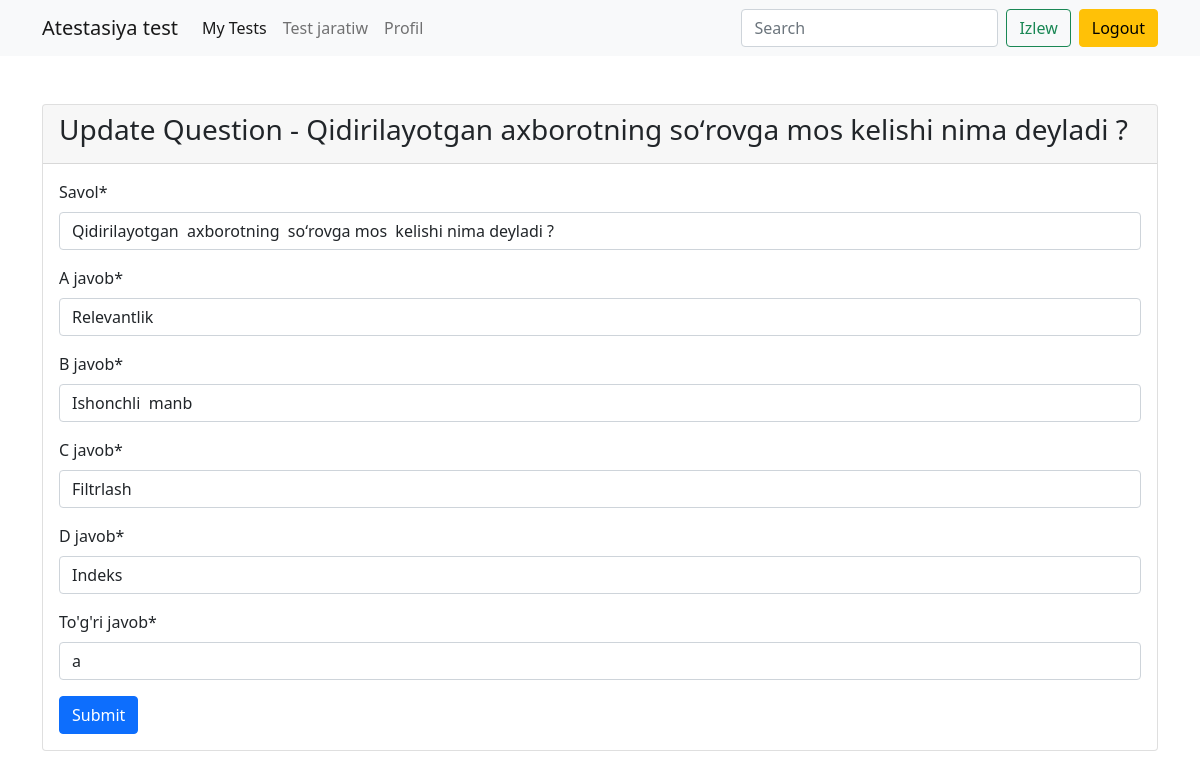
The page /update-question/3/ (signed in) on the database its author committed.
### main/models.py (models this page shows, shortened)
class Question(models.Model):
    test = models.ForeignKey(Test, on_delete=models.CASCADE, related_name='questions')
    question = models.CharField(max_length=400, verbose_name="savol")
    answer_a = models.CharField(max_length=250, verbose_name="a javob")
    answer_b = models.CharField(max_length=250, verbose_name="b javob")
    answer_c = models.CharField(max_length=250, verbose_name="c javob")
    answer_d = models.CharField(max_length=250, verbose_name="d javob")
    true_answer = models.CharField(max_length=250, verbose_name="to'g'ri javob")
    class Meta:
        verbose_name = "Savol"
        verbose_name_plural = "Savollar"

### main/views.py (the view, shortened to what this page needs)
# urls.py: path("update-question/<int:question_id>/", update_question, name="update_question"),
@login_required(login_url="login")
def update_question(request, question_id):
    question = Question.objects.get(id=question_id)
    user = request.user
    author = question.test.author
    if user == author:
        form = QuestionForm(instance=question)
        return render(request, "update_question.html", {"form":form, "question":question})
    else:
        messages.error(request, "Bu savol sizga tegishli emas!")
        return redirect('index')

### main/forms.py
class QuestionForm(ModelForm):
    class Meta:
        model = Question
        fields = ["question", "answer_a", "answer_b", "answer_c", "answer_d", "true_answer"]

### templates/update_question.html (shortened to what this page needs)
{% extends "base.html" %}
{% load crispy_forms_tags %}
{% block content %}
    <div class="card mt-5">
        <div class="card-header">
            <h3>Update Question - {{question.question}}</h3>
        </div>
        <div class="card-body">
            <form  method="post">
                {{form|crispy}}
                <button class="btn btn-primary" type="submit">Submit</button>
            </form>
        </div>
    </div>
{% endblock content %}

### rows shown on the page
Question: question "Qidirilayotgan axborotning soʻrovga mos kelishi nima deyladi ?", answer_a "Relevantlik", answer_b "Ishonchli manb", answer_c "Filtrlash", answer_d "Indeks", true_answer "a"
